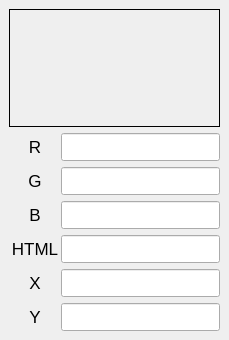
<?xml version="1.0" encoding="UTF-8"?>
<ui version="4.0">
 <class>MainWindow</class>
 <widget class="QMainWindow" name="MainWindow">
  <property name="geometry">
   <rect>
    <x>0</x>
    <y>0</y>
    <width>229</width>
    <height>340</height>
   </rect>
  </property>
  <property name="windowTitle">
   <string>Colors</string>
  </property>
  <widget class="QWidget" name="centralwidget">
   <layout class="QVBoxLayout" name="verticalLayout">
    <item>
     <widget class="QLabel" name="label_color">
      <property name="sizePolicy">
       <sizepolicy hsizetype="Expanding" vsizetype="Expanding">
        <horstretch>0</horstretch>
        <verstretch>0</verstretch>
       </sizepolicy>
      </property>
      <property name="minimumSize">
       <size>
        <width>0</width>
        <height>0</height>
       </size>
      </property>
      <property name="maximumSize">
       <size>
        <width>16777215</width>
        <height>16777215</height>
       </size>
      </property>
      <property name="styleSheet">
       <string notr="true">QLabel{
border: 1px solid black;
}</string>
      </property>
      <property name="text">
       <string/>
      </property>
     </widget>
    </item>
    <item>
     <layout class="QHBoxLayout" name="horizontalLayout">
      <property name="spacing">
       <number>0</number>
      </property>
      <item>
       <widget class="QLabel" name="label_2">
        <property name="font">
         <font>
          <pointsize>13</pointsize>
         </font>
        </property>
        <property name="text">
         <string>R</string>
        </property>
        <property name="alignment">
         <set>Qt::AlignCenter</set>
        </property>
       </widget>
      </item>
      <item>
       <widget class="QLineEdit" name="lineEdit_R">
        <property name="sizePolicy">
         <sizepolicy hsizetype="Fixed" vsizetype="Fixed">
          <horstretch>0</horstretch>
          <verstretch>0</verstretch>
         </sizepolicy>
        </property>
        <property name="font">
         <font>
          <pointsize>13</pointsize>
         </font>
        </property>
        <property name="alignment">
         <set>Qt::AlignCenter</set>
        </property>
        <property name="readOnly">
         <bool>true</bool>
        </property>
       </widget>
      </item>
     </layout>
    </item>
    <item>
     <layout class="QHBoxLayout" name="horizontalLayout_2">
      <property name="spacing">
       <number>0</number>
      </property>
      <item>
       <widget class="QLabel" name="label_3">
        <property name="font">
         <font>
          <pointsize>13</pointsize>
         </font>
        </property>
        <property name="text">
         <string>G</string>
        </property>
        <property name="alignment">
         <set>Qt::AlignCenter</set>
        </property>
       </widget>
      </item>
      <item>
       <widget class="QLineEdit" name="lineEdit_G">
        <property name="sizePolicy">
         <sizepolicy hsizetype="Fixed" vsizetype="Fixed">
          <horstretch>0</horstretch>
          <verstretch>0</verstretch>
         </sizepolicy>
        </property>
        <property name="font">
         <font>
          <pointsize>13</pointsize>
         </font>
        </property>
        <property name="alignment">
         <set>Qt::AlignCenter</set>
        </property>
        <property name="readOnly">
         <bool>true</bool>
        </property>
       </widget>
      </item>
     </layout>
    </item>
    <item>
     <layout class="QHBoxLayout" name="horizontalLayout_3">
      <property name="spacing">
       <number>0</number>
      </property>
      <item>
       <widget class="QLabel" name="label_4">
        <property name="font">
         <font>
          <pointsize>13</pointsize>
         </font>
        </property>
        <property name="text">
         <string>B</string>
        </property>
        <property name="alignment">
         <set>Qt::AlignCenter</set>
        </property>
       </widget>
      </item>
      <item>
       <widget class="QLineEdit" name="lineEdit_B">
        <property name="sizePolicy">
         <sizepolicy hsizetype="Fixed" vsizetype="Fixed">
          <horstretch>0</horstretch>
          <verstretch>0</verstretch>
         </sizepolicy>
        </property>
        <property name="font">
         <font>
          <pointsize>13</pointsize>
         </font>
        </property>
        <property name="alignment">
         <set>Qt::AlignCenter</set>
        </property>
        <property name="readOnly">
         <bool>true</bool>
        </property>
       </widget>
      </item>
     </layout>
    </item>
    <item>
     <layout class="QHBoxLayout" name="horizontalLayout_4">
      <property name="spacing">
       <number>0</number>
      </property>
      <item>
       <widget class="QLabel" name="label_5">
        <property name="font">
         <font>
          <pointsize>13</pointsize>
         </font>
        </property>
        <property name="text">
         <string>HTML</string>
        </property>
        <property name="alignment">
         <set>Qt::AlignCenter</set>
        </property>
       </widget>
      </item>
      <item>
       <widget class="QLineEdit" name="lineEdit_HTML">
        <property name="sizePolicy">
         <sizepolicy hsizetype="Fixed" vsizetype="Fixed">
          <horstretch>0</horstretch>
          <verstretch>0</verstretch>
         </sizepolicy>
        </property>
        <property name="font">
         <font>
          <pointsize>13</pointsize>
         </font>
        </property>
        <property name="alignment">
         <set>Qt::AlignCenter</set>
        </property>
        <property name="readOnly">
         <bool>true</bool>
        </property>
       </widget>
      </item>
     </layout>
    </item>
    <item>
     <layout class="QHBoxLayout" name="horizontalLayout_5">
      <property name="spacing">
       <number>0</number>
      </property>
      <item>
       <widget class="QLabel" name="label_6">
        <property name="font">
         <font>
          <pointsize>13</pointsize>
         </font>
        </property>
        <property name="text">
         <string>X</string>
        </property>
        <property name="alignment">
         <set>Qt::AlignCenter</set>
        </property>
       </widget>
      </item>
      <item>
       <widget class="QLineEdit" name="lineEdit_X">
        <property name="sizePolicy">
         <sizepolicy hsizetype="Fixed" vsizetype="Fixed">
          <horstretch>0</horstretch>
          <verstretch>0</verstretch>
         </sizepolicy>
        </property>
        <property name="font">
         <font>
          <pointsize>13</pointsize>
         </font>
        </property>
        <property name="alignment">
         <set>Qt::AlignCenter</set>
        </property>
        <property name="readOnly">
         <bool>true</bool>
        </property>
       </widget>
      </item>
     </layout>
    </item>
    <item>
     <layout class="QHBoxLayout" name="horizontalLayout_6">
      <property name="spacing">
       <number>0</number>
      </property>
      <item>
       <widget class="QLabel" name="label_7">
        <property name="font">
         <font>
          <pointsize>13</pointsize>
         </font>
        </property>
        <property name="text">
         <string>Y</string>
        </property>
        <property name="alignment">
         <set>Qt::AlignCenter</set>
        </property>
       </widget>
      </item>
      <item>
       <widget class="QLineEdit" name="lineEdit_Y">
        <property name="sizePolicy">
         <sizepolicy hsizetype="Fixed" vsizetype="Fixed">
          <horstretch>0</horstretch>
          <verstretch>0</verstretch>
         </sizepolicy>
        </property>
        <property name="font">
         <font>
          <pointsize>13</pointsize>
         </font>
        </property>
        <property name="alignment">
         <set>Qt::AlignCenter</set>
        </property>
        <property name="readOnly">
         <bool>true</bool>
        </property>
       </widget>
      </item>
     </layout>
    </item>
   </layout>
  </widget>
 </widget>
 <resources/>
 <connections/>
</ui>
